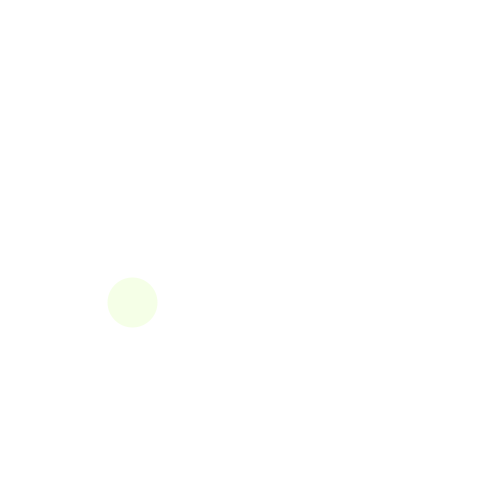
Frame 1 (no input)
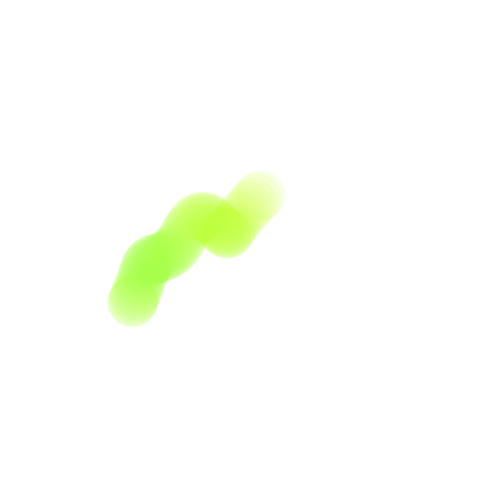
Frame 60 (the mouse pressed at the canvas centre just before this capture)
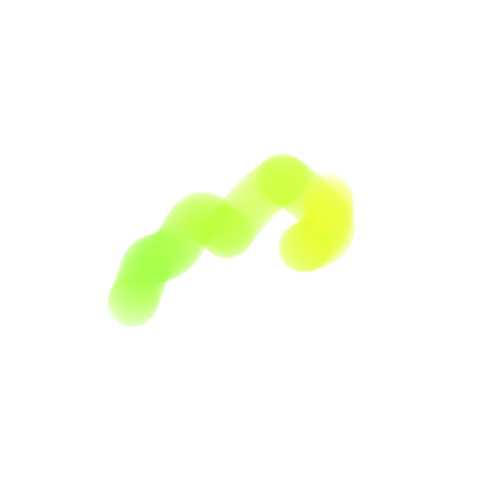
Frame 120 (the mouse held since frame 60 and released just before this capture)

The Processing sketch that drew these frames (run headless with seeded random() and noise(); from frame 60 on, the mouse is pressed at the canvas centre):

// Processing sketch: e13_rnoise_HSB
// ── e13_rnoise_HSB.pde
void setup()
{
  size(500, 500);
  strokeWeight(50);
  stroke(0, 30);
  background(255);
  colorMode(HSB);
}

void draw()
{
  //background(255);
  //point(random(width), random(height));
  stroke(8+80*noise(10000+frameCount*0.01), 200, 255, 30);
  point(width*noise(1000+frameCount*0.01), height*noise(frameCount*0.01));
}
